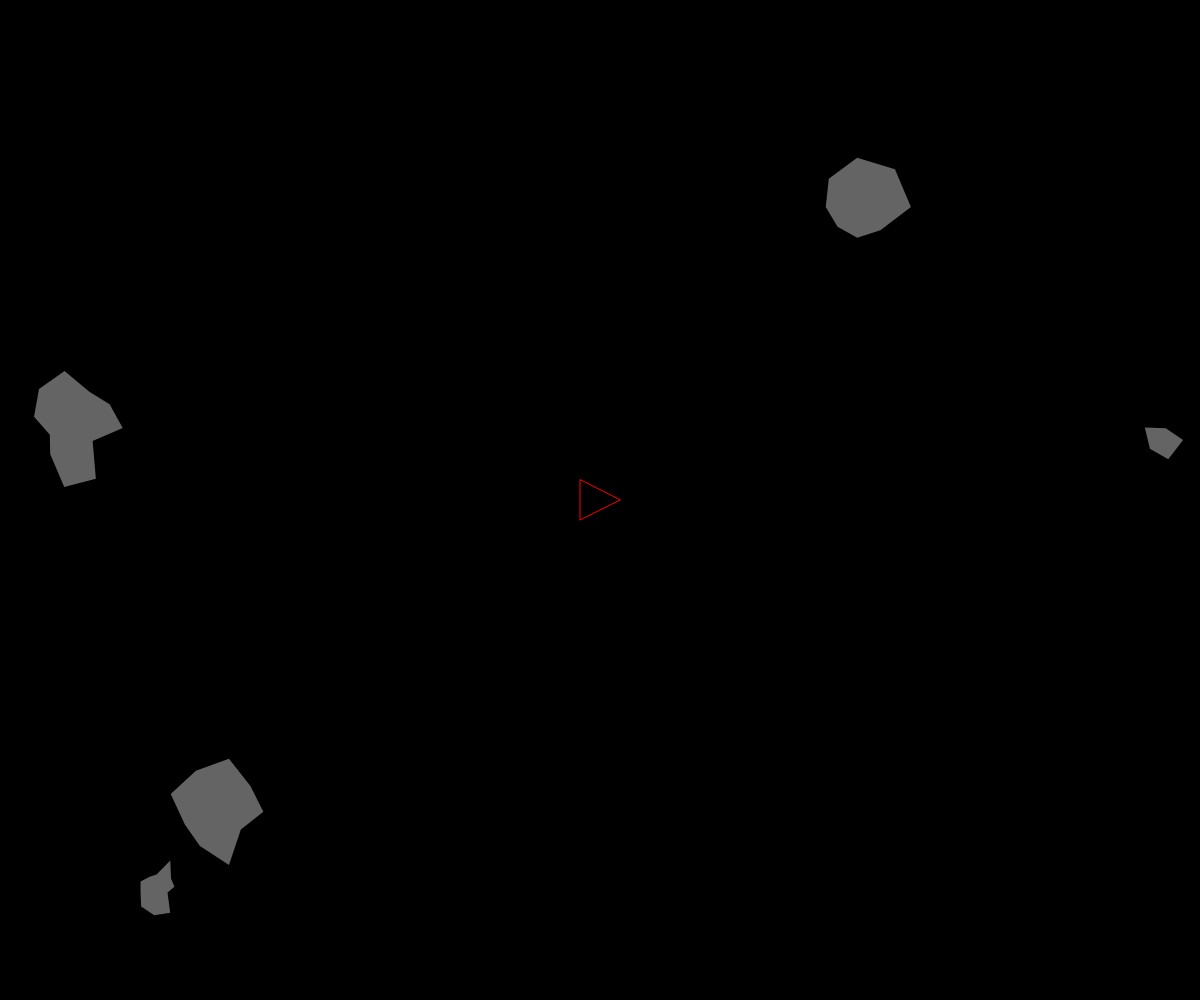
Frame 1 (no input)
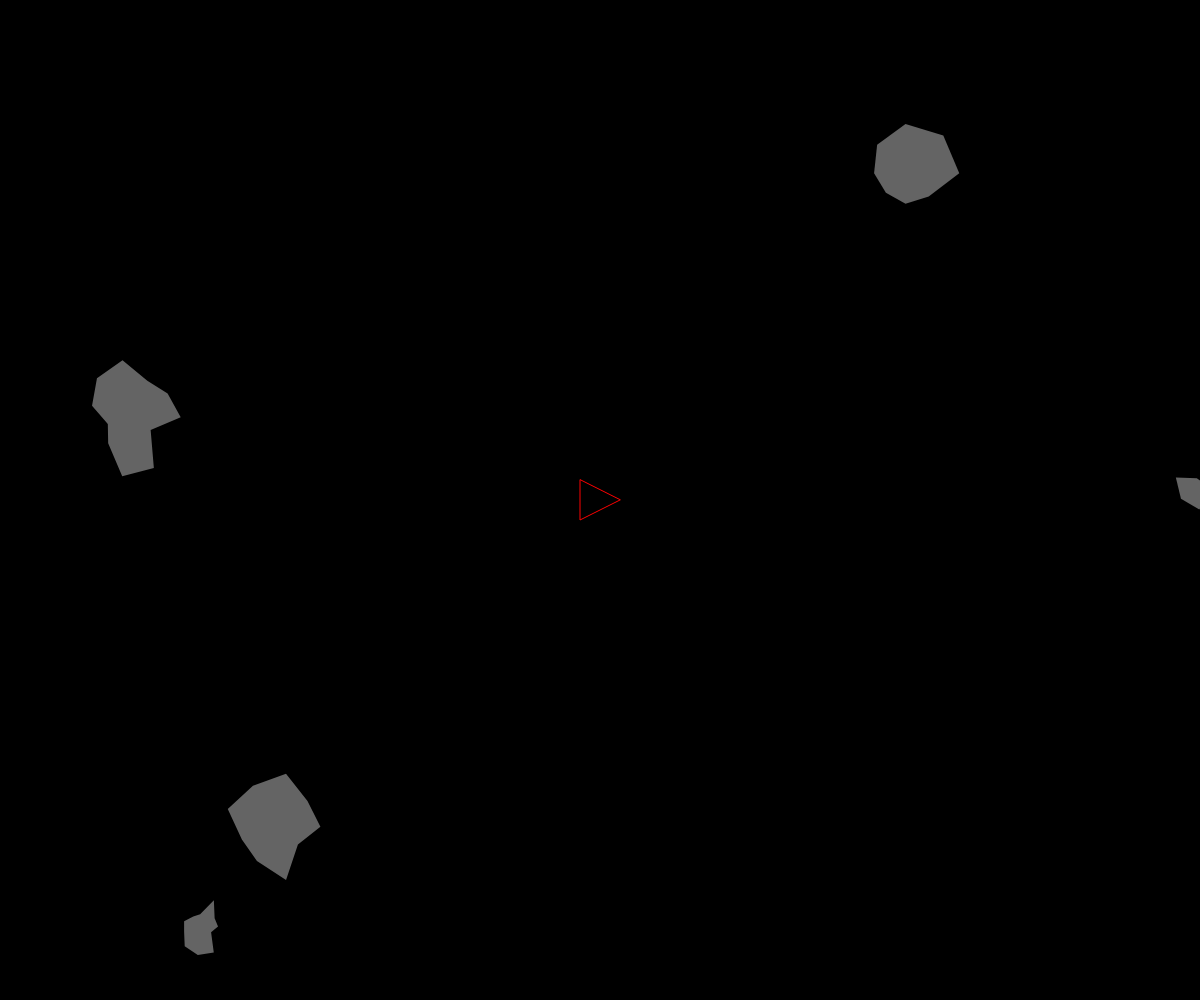
Frame 60 (no input)
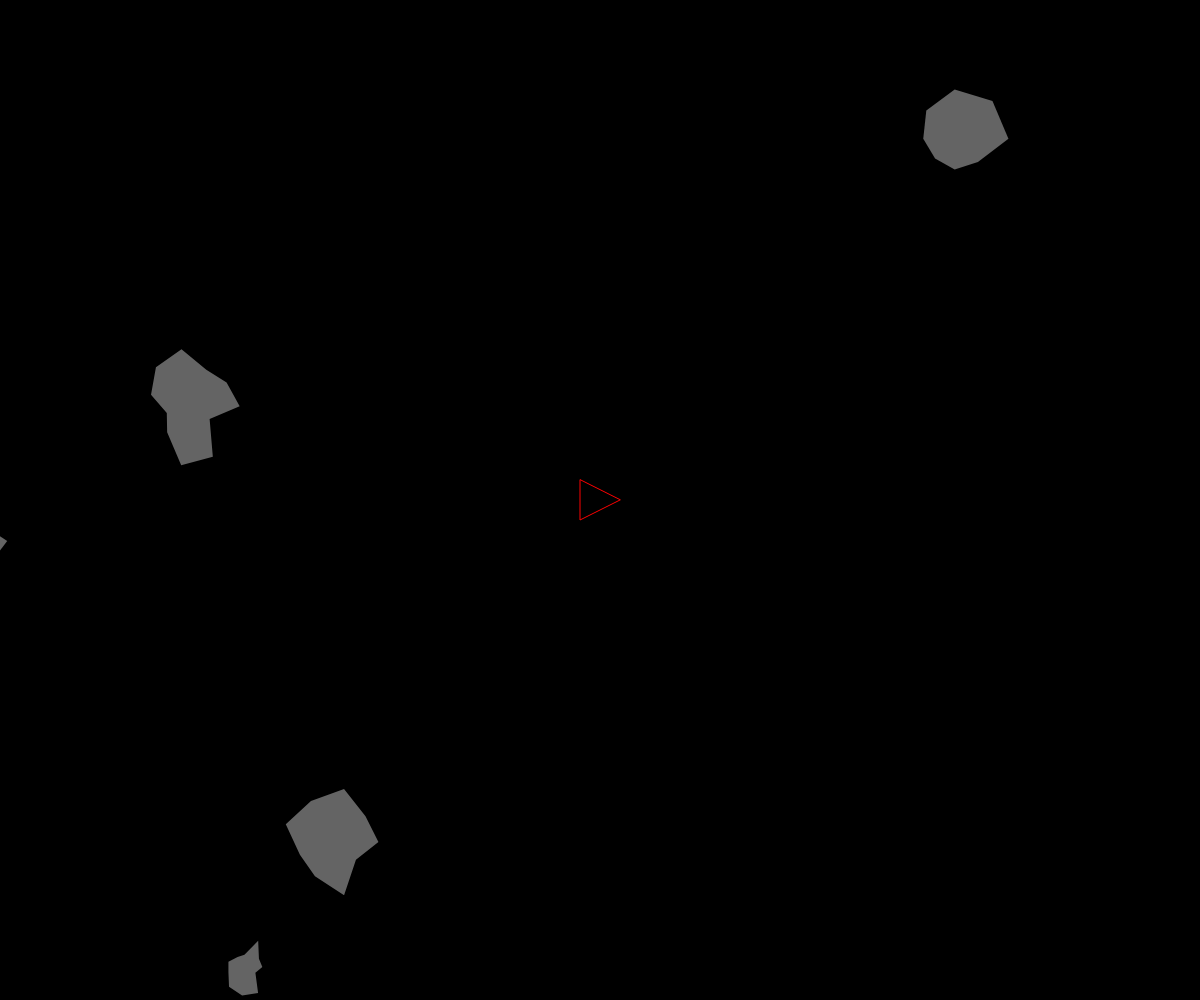
Frame 120 (the mouse pressed at the canvas centre since frame 60)

The p5.js sketch that drew these frames (run headless with seeded random() and noise() and a simulated clock; from frame 60 on, the mouse is pressed at the canvas centre):

// p5.js sketch
// ── sketch.js
var ship;
var asteroids = [];
var lasers = [];

function setup() {
  createCanvas(windowWidth, windowHeight);
  ship = new Ship();
  for (var i = 0; i < 5; i++) {
    asteroids.push(new Asteroid());
  }
}

function draw() {
  background(0);

  for (var i = 0; i < asteroids.length; i++) {
    if (ship.hits(asteroids[i])) {
      console.log('ooops!');
    }
    asteroids[i].render();
    asteroids[i].update();
    asteroids[i].edges();
  }

  for (var i = lasers.length - 1; i >= 0; i--) {
    lasers[i].render();
    lasers[i].update();
    if (lasers[i].offscreen()) {
      lasers.splice(i, 1);
    } else {
      for (var j = asteroids.length - 1; j >= 0; j--) {
        if (lasers[i].hits(asteroids[j])) {
          if (asteroids[j].r > 10) {
            var newAsteroids = asteroids[j].breakup();
            asteroids = asteroids.concat(newAsteroids);
          }
          asteroids.splice(j, 1);
          lasers.splice(i, 1);
          break;
        }
      }
    }
  }

  //console.log(lasers.length);

  ship.render();
  ship.turn();
  ship.update();
  ship.edges();


}

function keyReleased() {
  ship.setRotation(0);
  ship.boosting(false);
}

function keyPressed() {
  if (key == ' ') {
    lasers.push(new Laser(ship.pos, ship.heading));
  } else if (keyCode == RIGHT_ARROW) {
    ship.setRotation(0.1);
  } else if (keyCode == LEFT_ARROW) {
    ship.setRotation(-0.1);
  } else if (keyCode == UP_ARROW) {
    ship.boosting(true);
  }
}

// ── asteriods.js
function Asteroid(pos, r) {
  if (pos) {
    this.pos = pos.copy();
  } else {
    this.pos = createVector(random(width), random(height))
  }
  if (r) {
    this.r = r * 0.5;
  } else {
    this.r = random(15, 50);
  }

  this.vel = p5.Vector.random2D();
  this.total = floor(random(5, 15));
  this.offset = [];
  for (var i = 0; i < this.total; i++) {
    this.offset[i] = random(-this.r * 0.5, this.r * 0.5);
  }

  this.update = function() {
    this.pos.add(this.vel);
  }

  this.render = function() {
    push();
    noStroke();
    // strokeWeight(5);
    fill(100);
    translate(this.pos.x, this.pos.y);
    //ellipse(0, 0, this.r * 2);
    beginShape();
    for (var i = 0; i < this.total; i++) {
      var angle = map(i, 0, this.total, 0, TWO_PI);
      var r = this.r + this.offset[i];
      var x = r * cos(angle);
      var y = r * sin(angle);
      vertex(x, y);
    }
    endShape(CLOSE);
    pop();
  }

  this.breakup = function() {
    var newA = [];
    newA[0] = new Asteroid(this.pos, this.r);
    newA[1] = new Asteroid(this.pos, this.r);
    return newA;
  }

  this.edges = function() {
    if (this.pos.x > width + this.r) {
      this.pos.x = -this.r;
    } else if (this.pos.x < -this.r) {
      this.pos.x = width + this.r;
    }
    if (this.pos.y > height + this.r) {
      this.pos.y = -this.r;
    } else if (this.pos.y < -this.r) {
      this.pos.y = height + this.r;
    }
  }

}

// ── laser.js
function Laser(spos, angle) {
  this.pos = createVector(spos.x, spos.y);
  this.vel = p5.Vector.fromAngle(angle);
  this.vel.mult(10);

  this.update = function() {
    this.pos.add(this.vel);
  }

  this.render = function() {
    push();
    stroke('#E8330C');
    strokeWeight(10);
    point(this.pos.x, this.pos.y);
    pop();
  }

  this.hits = function(asteroid) {
    var d = dist(this.pos.x, this.pos.y, asteroid.pos.x, asteroid.pos.y);
    if (d < asteroid.r) {
      return true;
    } else {
      return false;
    }
  }

  this.offscreen = function() {
    if (this.pos.x > width || this.pos.x < 0) {
      return true;
    }
    if (this.pos.y > height || this.pos.y < 0) {
      return true;
    }
    return false;
  }


}

// ── ship.js
function Ship() {
  this.pos = createVector(width / 2, height / 2);
  this.r = 20;
  this.heading = 0;
  this.rotation = 0;
  this.vel = createVector(0, 0);
  this.isBoosting = false;
  this.x = 0;
this.y = 0;
this.xspeed = 1;
this.yspeed = 0;
this.total = 0;




this.eat = function(pos) {
  let d = dist(this.x, this.y, pos.x, pos.y);
  if (d < 1) {
    this.total++;
    return true;
  } else {
    return false;
  }
}


  this.boosting = function(b) {
    this.isBoosting = b;
  }

  this.update = function() {
    if (this.isBoosting) {
      this.boost();
    }
    this.pos.add(this.vel);
    this.vel.mult(0.99);
  }

  this.boost = function() {
    var force = p5.Vector.fromAngle(this.heading);
    force.mult(0.1);
    this.vel.add(force);
  }

  this.hits = function(asteroid) {
    var d = dist(this.pos.x, this.pos.y, asteroid.pos.x, asteroid.pos.y);
    if (d < this.r + asteroid.r) {
      return true;
    } else {
      return false;
    }
  }

  this.render = function() {
    push();
    translate(this.pos.x, this.pos.y);
    rotate(this.heading + PI / 2);
    fill(0);
    stroke('#ff0000');
    triangle(-this.r, this.r, this.r, this.r, 0, -this.r);
    pop();
  }

  this.edges = function() {
    if (this.pos.x > width + this.r) {
      this.pos.x = -this.r;
    } else if (this.pos.x < -this.r) {
      this.pos.x = width + this.r;
    }
    if (this.pos.y > height + this.r) {
      this.pos.y = -this.r;
    } else if (this.pos.y < -this.r) {
      this.pos.y = height + this.r;
    }
  }

  this.setRotation = function(a) {
    this.rotation = a;
  }

  this.turn = function() {
    this.heading += this.rotation;
  }

}

// ── style.css
html {
  margin: 0;
  padding: 0;
}

body{
  margin: 100px auto 0 auto;
  width: 80%;
  text-align: center;
  te
  font-family: "courier", monospace;
  background-color: black;
}

canvas {
    margin: 0 auto 0 auto;
  display: block;
}
h1{
  color: #E8330C;
}
